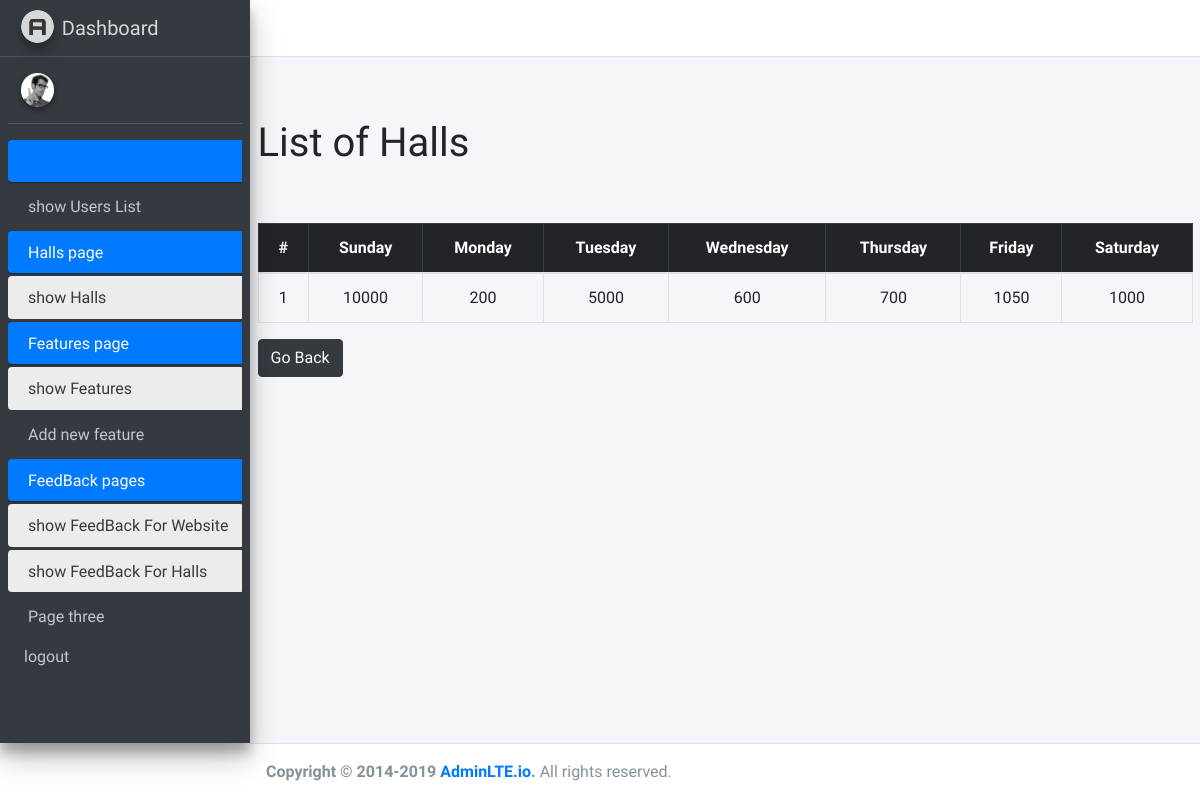
/admin/showprice.php?hallId=72, run on an earlier commit of the app's database.
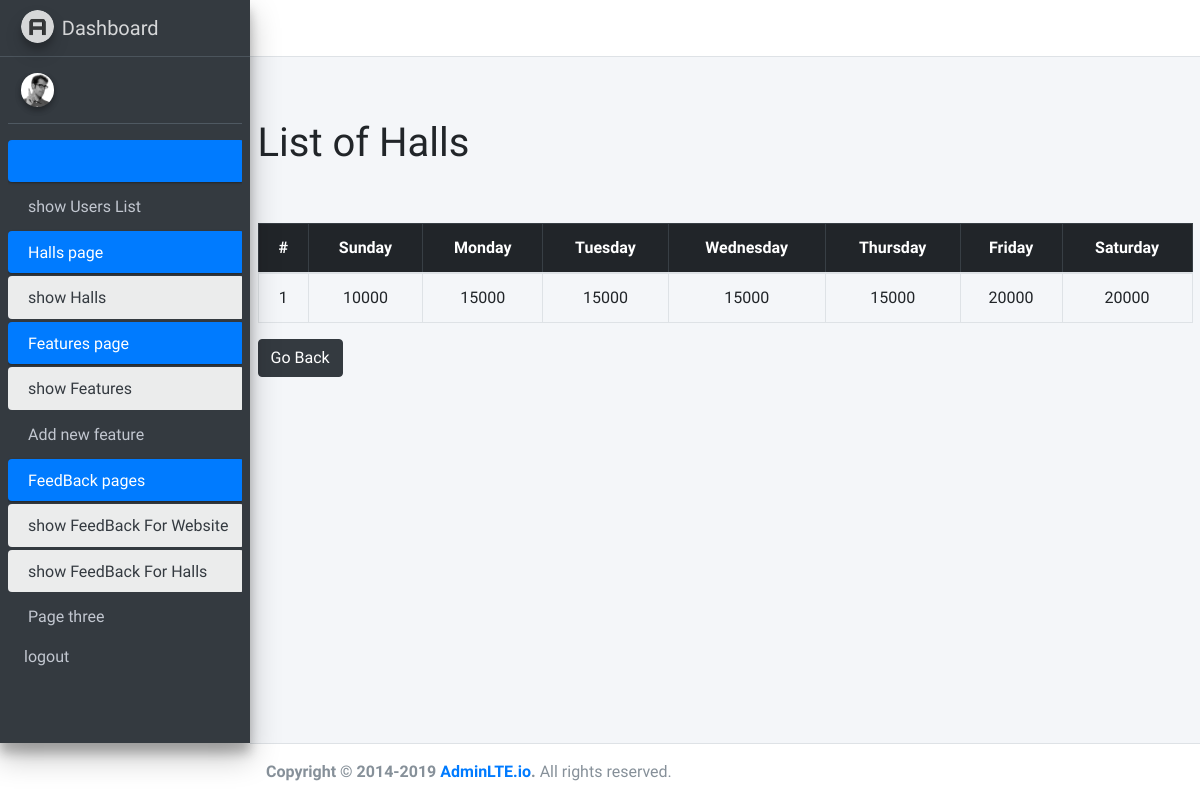
And on a later commit of the database.
### tables this page shows
CREATE TABLE `prices` (
  `id` int NOT NULL,
  `hall_id` int NOT NULL,
  `Sunday` int NOT NULL,
  `Monday` int NOT NULL,
  `Tuesday` int NOT NULL,
  `Wednesday` int NOT NULL,
  `Thursday` int NOT NULL,
  `Friday` int NOT NULL,
  `Saturday` int NOT NULL
);

### admin/showprice.php (the view, shortened to what this page needs)
<?php session_start();
require("handlers/db.php");
$hall_id=$_GET['hallId'];
$sql="SELECT * FROM prices  where hall_id ='$hall_id'";
$sqlResult=mysqli_query($conn,$sql);
$hallData=mysqli_fetch_all($sqlResult);
$sql="SELECT * FROM prices  where hall_id = '$hall_id' ";
$query=mysqli_query($conn,$sql);
if(mysqli_num_rows($query)>0){
    $halls=mysqli_fetch_all($query,MYSQLI_ASSOC);
}
require("inc/header.php");
?>
<main role="main" class="flex-shrink-0 ">
        <div class="container">
        <br>
            <h1>List of Halls</h1>
            <br>
        <br>
            <table class="table table-bordered text-center justify-content-start">
                <thead  class="table-dark">
                    <tr>
                    <th scope="col">#</th>
                    <th scope="col"> Sunday</th>
                    <th scope="col"  >Monday</th>
                    <th scope="col">Tuesday</th>
                    <th scope="col">Wednesday</th>
                    <th scope="col">Thursday</th>
                    <th scope="col">Friday</th>
                    <th scope="col">Saturday</th>
                    </tr>
                </thead>
                <tbody>
<?php
if(isset($halls)){
foreach($hallData as $index=>$halls){?>
    <tr>
    <td><?=$index+1;?></td>
    <td><?=$halls[2];?></td>
    <td><?=$halls[3];?></td>
    <td><?=$halls[4];?></td>
    <td><?=$halls[5];?></td>
    <td><?=$halls[6];?></td>
    <td><?=$halls[7];?></td>
    <td><?=$halls[8];?></td>
    </tr>
<?php }
}
else{?>
  <tr>
    <td colspan="6" class="text-center">No Data</td>
  </tr>
  <?php
} ?>
                </tbody>
            </table>
           <button class="btn btn-dark" onclick="history.back()">Go Back</button>
        </div>
    </main>
  <?php
require("inc/footer.php");
?>

What changed in the data, as far as the page shows it:
changed prices: Monday "200" → "15000"; Tuesday "5000" → "15000"; Wednesday "600" → "15000"; Thursday "700" → "15000"; Friday "1050" → "20000"; Saturday "1000" → "20000"
